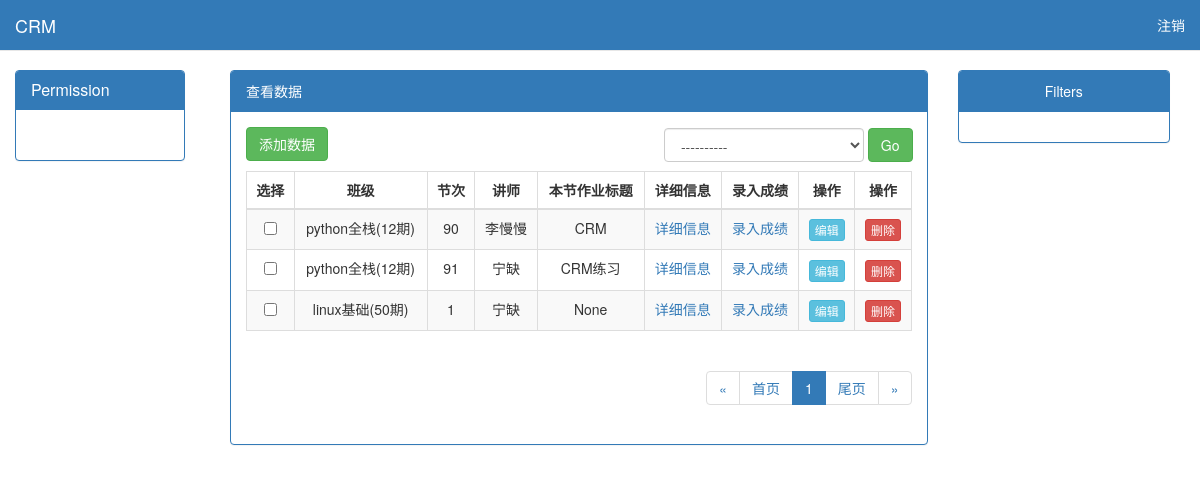
The app's page /stark/app01/classstudyrecord/ with its own data.
### app01/models.py (models this page shows, shortened)
class ClassList(models.Model):
    school = models.ForeignKey(verbose_name='校区', to='School')
    course = models.ForeignKey(verbose_name='课程名称', to='Course')
    semester = models.IntegerField(verbose_name="班级(期)")
    price = models.IntegerField(verbose_name="学费")
    start_date = models.DateField(verbose_name="开班日期")
    graduate_date = models.DateField(verbose_name="结业日期", null=True, blank=True)
    memo = models.CharField(verbose_name='说明', max_length=256, blank=True, null=True, )
    teachers = models.ManyToManyField(verbose_name='任课老师', to='UserInfo',
                                      limit_choices_to={"depart_id__in": [1000, 1001]}
                                      )
    tutor = models.ForeignKey(verbose_name='班主任', to='UserInfo', related_name="class_list",
                              limit_choices_to={"depart_id": 1003}
                              )
    def __str__(self):
        return "{0}({1}期)".format(self.course.name, self.semester)

class Course(models.Model):
    name = models.CharField(verbose_name='课程名称', max_length=32)

class UserInfo(models.Model):
    name = models.CharField(verbose_name='员工姓名', max_length=16)
    gender = models.IntegerField(choices=((1, "男"), (2, "女")))
    email = models.EmailField(verbose_name='邮箱', max_length=64)
    depart = models.ForeignKey(verbose_name='部门', to="Department", to_field="code")
    user = models.OneToOneField(User)
    def __str__(self):
        return self.name

class ClassStudyRecord(models.Model):
    class_obj = models.ForeignKey(verbose_name="班级", to="ClassList")
    day_num = models.IntegerField(verbose_name="节次", help_text=u"此处填写第几节课或第几天课程...,必须为数字")
    teacher = models.ForeignKey(verbose_name="讲师", to='UserInfo', limit_choices_to={"depart_id__in": [1000, 1001]})
    date = models.DateField(verbose_name="上课日期", auto_now_add=True)
    course_title = models.CharField(verbose_name='本节课程标题', max_length=64, blank=True, null=True)
    course_memo = models.TextField(verbose_name='本节课程内容概要', blank=True, null=True)
    has_homework = models.BooleanField(default=True, verbose_name="本节有作业")
    homework_title = models.CharField(verbose_name='本节作业标题', max_length=64, blank=True, null=True)
    homework_memo = models.TextField(verbose_name='作业描述', max_length=500, blank=True, null=True)
    exam = models.TextField(verbose_name='踩分点', max_length=300, blank=True, null=True)

### stark/service/sites.py (the view)
    def list_view(self, request):
        if request.method == 'POST':
            action = request.POST.get('action')
            if action:
                pk_list = request.POST.getlist('pk')
                queryset = self.model.objects.filter(pk__in=pk_list)
                getattr(self, action)(queryset)
        data_list = self.model.objects.all()
        list_url = self.get_list_url()
        add_url = self.get_add_url()
        search_condition = self.get_search_condition(request)
        if search_condition:
            data_list = self.model.objects.filter(search_condition)
        filter_condition = self.get_filter_condition(request)
        if filter_condition:
            data_list = self.model.objects.filter(filter_condition)
        show_list = ShowList(self, data_list, request)
        show_list.get_list_filter_links()
        return render(request, 'stark/list_view.html', locals())

### app01/stark.py (called while the page is built)
    def display_info(self, obj=None, is_header=False):
        if is_header:
            return "详细信息"
        return mark_safe("<a href='/stark/app01/studentstudyrecord/?classstudyrecord=%s'>详细信息</a>" % obj.pk)

    def handle_score(self, obj=None, is_header=False):
        if is_header:
            return '录入成绩'
        return mark_safe("<a href='/stark/app01/classstudyrecord/{}/record_score/'>录入成绩</a>".format(obj.pk))

### stark/service/sites.py (called while the page is built, shortened)
    def get_new_actions(self):
        temp = []
        temp.extend(self.config_obj.actions)
        temp.append(self.config_obj.patch_delete)
        new_actions = []
        for action in temp:
            new_actions.append({
                'text': action.desc,
                'name': action.__name__,
            })
        return new_actions

    def get_header(self):
        header_list = []
        for field_or_func in self.config_obj.new_list_display():
            if callable(field_or_func):  # 自定义配置类中函数的处理
                val = field_or_func(self.config_obj, is_header=True)
            else:
                if field_or_func == '__str__':
                    val = self.config_obj.model._meta.model_name.upper()
                else:
                    field_obj = self.config_obj.model._meta.get_field(field_or_func)
                    val = field_obj.verbose_name
            header_list.append(val)
        return header_list

    def get_list_filter_links(self):
        list_filter_links = {}
        return list_filter_links

    def get_list_url(self):
        url_name = '{}_{}_list'.format(self.app_label, self.model_name)
        url = reverse(url_name)
        return url

    def get_add_url(self):
        url_name = '{}_{}_add'.format(self.app_label, self.model_name)
        url = reverse(url_name)
        return url

    def get_change_url(self, obj):
        url_name = '{}_{}_change'.format(self.app_label, self.model_name)
        url = reverse(url_name, args=(obj.pk,))
        return url

    def get_del_url(self, obj):
        url_name = '{}_{}_del'.format(self.app_label, self.model_name)
        url = reverse(url_name, args=(obj.pk,))
        return url

    def checkbox(self, obj=None, is_header=False):
        if is_header:
            return '选择'
        return mark_safe("<input name='pk' type='checkbox' value={}>".format(obj.pk))

    def edit(self, obj=None, is_header=False):
        if is_header:
            return '操作'
        return mark_safe("<a class='btn btn-info btn-xs' href='{}'>编辑</a>".format(self.get_change_url(obj)))

### stark/templates/stark/list_view.html (shortened to what this page needs)
{% extends 'stark/base.html' %}
{% block css %}
    <link rel="stylesheet" href="/static/css/list_view.css">
{% endblock %}
{% block content %}
    <div class="container-fluid">
    <div class="row">
        <div class="col-md-9">
            <div class="panel panel-primary">
                <div class="panel-heading">查看数据</div>
                <div class="panel-body" id="parent">
                    <div style="margin-bottom: 10px">
                        <a href="{{ add_url }}" class="btn btn-success">添加数据</a>
                    </div>
                    <form action="" class="form-inline" method="post">
                        <div id='action'>
                            <select name='action' class="form-control" style="display: inline-block;width: 200px">
                                <option value="">----------</option>
                            </select>
                            <button class="btn btn-success" type="submit">Go</button>
                        </div>
                        <table class="table table-striped table-bordered table-hover table-responsive text-center">
                            <thead>
                            <tr>
                                {% for head_field in show_list.get_header %}
                                    <th class="text-center">{{ head_field }}</th>
                                {% endfor %}
                            </tr>
                            </thead>
                            <tbody>
                            {% for data in show_list.get_body %}
                                <tr>
                                    {% for field in data %}
                                        <td>{{ field }}</td>
                                    {% endfor %}
                                </tr>
                            {% endfor %}
                            </tbody>
                        </table>
                    </form>
                    <div class="pull-right">
                        {{ show_list.pagination.ret_html|safe }}
                    </div>
                </div>
            </div>
        </div>
        <div class="col-md-3">
            <div class="panel panel-primary">
                <div class="panel-heading text-center">Filters</div>
                <div class="panel-body" id="parent">
                </div>
            </div>
        </div>
    </div>
</div>
{% endblock %}

### stark/static/css/list_view.css (style rules this page uses)
#parent { position: relative; }
#action { position: absolute; right: 14px; top: 16px; }

### records on screen
ClassList: course+semester "python全栈(12期)", data "90" "详细信息" "录入成绩" "编辑" "删除" "91" "详细信息" "录入成绩" "编辑" "删除"
UserInfo: name "李慢慢"
ClassStudyRecord: data "CRM"
UserInfo: name "宁缺"
ClassStudyRecord: data "CRM练习"
ClassList: course+semester "linux基础(50期)", data "1" "None" "详细信息" "录入成绩" "编辑" "删除"

### other values on screen
{{ head_field }} "选择" "班级" "节次" "讲师" "本节作业标题" "详细信息" "录入成绩" "操作" "操作"
{{ show_list.pagination.ret_html|safe }} "« 首页 1 尾页 »"
